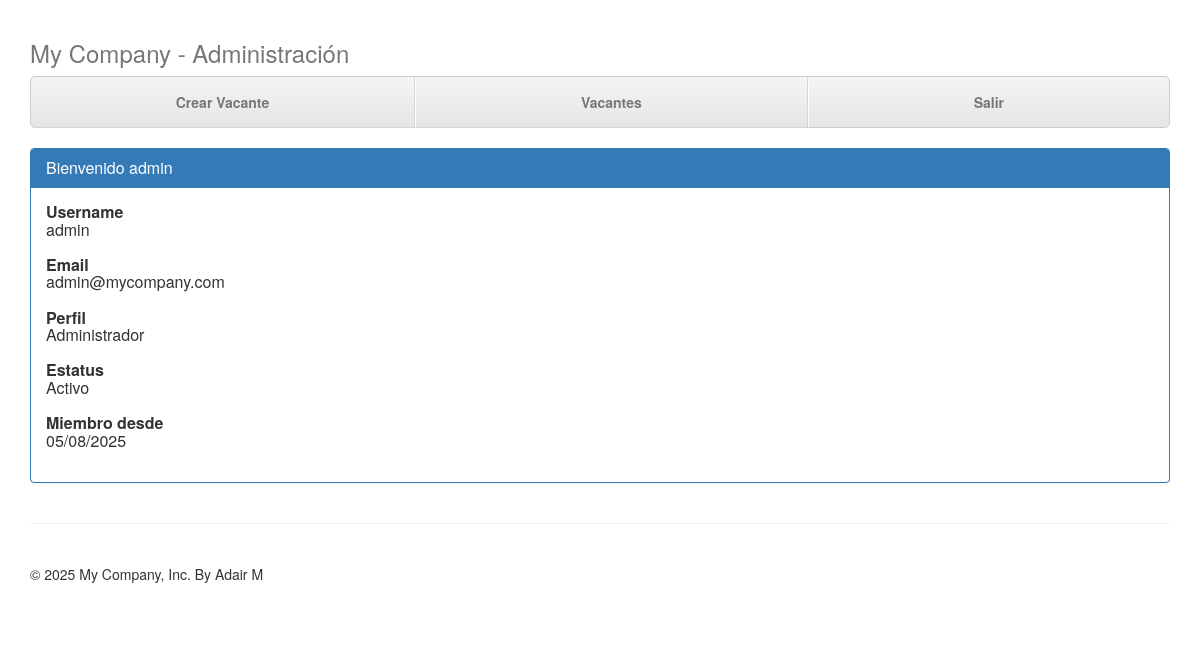
Page /admin (signed in) on the committed database.
### app/models.py (models this page shows, shortened)
class Usuario(db.Model):
    __tablename__ = 'usuarios'  # Nombre de la tabla en la base de datos
    id = db.Column(db.Integer, primary_key=True)  # Identificador único
    username = db.Column(db.String(50), unique=True, nullable=False)  # Nombre de usuario
    email = db.Column(db.String(100), unique=True, nullable=False)  # Correo electrónico
    password = db.Column(db.String(200), nullable=False)  # Contraseña encriptada
    perfil = db.Column(db.String(50), nullable=False, default='Usuario')  # Rol del usuario
    estatus = db.Column(db.String(20), nullable=False, default='Activo')  # Estado del usuario
    fecha_registro = db.Column(db.DateTime, nullable=False, default=datetime.now)  # Fecha de registro
    vacantes = db.relationship('Vacante', backref='autor', lazy=True)  # Relación con vacantes creadas

### app/routes/main_routes.py (the view)
@main_bp.route('/admin')
def admin():
    if 'user_id' not in session:
        flash('Debes iniciar sesión para acceder a esta página', 'warning')
        return redirect(url_for('auth.login'))
    usuario = Usuario.query.get(session['user_id'])  # Obtiene el usuario actual
    return render_template('admin.html', usuario=usuario, datetime=datetime)

### app/templates/admin.html (shortened to what this page needs)
{% extends "base.html" %}
{% block content %}
  <div class="masthead">
    <h3 class="text-muted">My Company - Administración</h3>
    <nav>
      <ul class="nav nav-justified">
        <li><a href="{{ url_for('vacante.nueva_vacante') }}">Crear Vacante</a></li>
        <li><a href="{{ url_for('vacante.vacantes') }}">Vacantes</a></li>
        <li><a href="{{ url_for('auth.logout') }}">Salir</a></li>
      </ul>
    </nav>
  </div>
  <br>
  <div class="panel panel-primary">
    <div class="panel-heading">
      <h3 class="panel-title">Bienvenido {{ usuario.username }}</h3>
    </div>
    <div class="panel-body">
      <h2 class="panel-title"><b>Username</b><br> {{ usuario.username }}<br><br></h2>
      <h2 class="panel-title"><b>Email</b><br> {{ usuario.email }}<br><br></h2>
      <h2 class="panel-title"><b>Perfil</b><br> {{ usuario.perfil }}<br><br></h2>
      <h2 class="panel-title"><b>Estatus</b><br>{{ usuario.estatus }}<br><br></h2>
      <h2 class="panel-title"><b>Miembro desde</b><br>{{ usuario.fecha_registro.strftime('%d/%m/%Y') }}<br><br></h2>
    </div>
  </div>
{% endblock %}

### app/static/css/justified-nav.css (style rules this page uses)
body { padding-top: 20px; }
.nav-justified { background-color: #eee; border: 1px solid #ccc; border-radius: 5px; }
.nav-justified > li > a { padding-top: 15px; padding-bottom: 15px; margin-bottom: 0; font-weight: bold; color: #777; text-align: center; background-color: #e5e5e5; background-image: -webkit-gradient(linear, left top, left bottom, from(#f5f5f5), to(#e5e5e5)); background-image: -webkit-linear-gradient(top, #f5f5f5 0%, #e5e5e5 100%); background-image: -o-linear-gradient(top, #f5f5f5 0%, #e5e5e5 100%); background-image: linear-gradient(to bottom, #f5f5f5 0%,#e5e5e5 100%); filter: progid:DXImageTransform.Microsoft.gradient( startColorstr='#f5f5f5', endColorstr='#e5e5e5',GradientType=0 ); background-repeat: repeat-x; border-bottom: 1px solid #d5d5d5; }
.nav-justified > li:first-child > a { border-radius: 5px 5px 0 0; }
.nav-justified > li:last-child > a { border-bottom: 0; border-radius: 0 0 5px 5px; }
@media (min-width: 768px) { .nav-justified { max-height: 52px; } }
@media (min-width: 768px) { .nav-justified > li > a { border-right: 1px solid #d5d5d5; border-left: 1px solid #fff; } }
@media (min-width: 768px) { .nav-justified > li:first-child > a { border-left: 0; border-radius: 5px 0 0 5px; } }
@media (min-width: 768px) { .nav-justified > li:last-child > a { border-right: 0; border-radius: 0 5px 5px 0; } }
@media screen and (min-width: 768px) { .masthead, .marketing, .footer { padding-right: 0; padding-left: 0; } }

### rows in the picture
Usuario: username "admin", email "admin@mycompany.com", perfil "Administrador", estatus "Activo", fecha_registro "05/08/2025"
